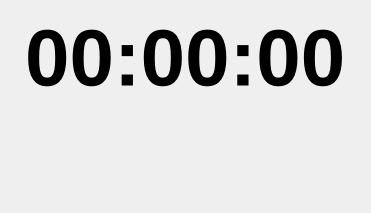
<?xml version="1.0" encoding="UTF-8"?>
<ui version="4.0">
 <class>Form</class>
 <widget class="QWidget" name="Form">
  <property name="geometry">
   <rect>
    <x>0</x>
    <y>0</y>
    <width>371</width>
    <height>213</height>
   </rect>
  </property>
  <property name="windowTitle">
   <string>Atomic Time</string>
  </property>
  <layout class="QHBoxLayout" name="horizontalLayout">
   <item>
    <layout class="QVBoxLayout" name="verticalLayout">
     <item alignment="Qt::AlignHCenter">
      <widget class="QLabel" name="label">
       <property name="font">
        <font>
         <pointsize>60</pointsize>
         <weight>75</weight>
         <bold>true</bold>
        </font>
       </property>
       <property name="text">
        <string>00:00:00</string>
       </property>
      </widget>
     </item>
     <item alignment="Qt::AlignHCenter">
      <widget class="QLabel" name="label_2">
       <property name="font">
        <font>
         <pointsize>15</pointsize>
        </font>
       </property>
       <property name="text">
        <string/>
       </property>
      </widget>
     </item>
    </layout>
   </item>
  </layout>
 </widget>
 <resources/>
 <connections/>
</ui>
